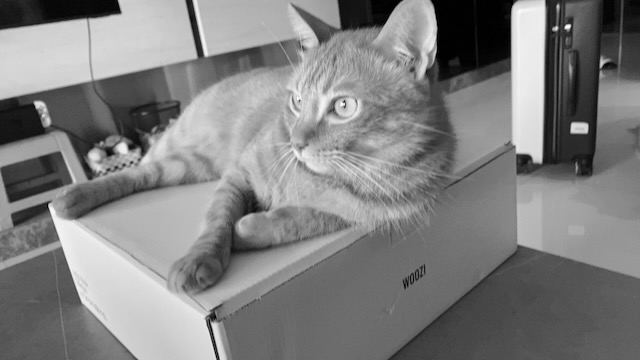
#> input picture intput.jpeg, 640 x 360 px
$ python main.py
#> lines starting #> are read from the running program, lines starting #| are printed output that depends on the picture; after the words box and inside, x2 and y2 are one past the last pixel; in counts of white or black regions, pixels touching at a corner belong together
import cv2
import sys
import numpy as np


def conv(src: np.ndarray, kernel: np.ndarray) -> np.ndarray:
    k = kernel.shape[0]
    l = kernel.shape[1]

    new_image = np.zeros_like(src)
    src = cv2.copyMakeBorder(
        src, 1, 1, 1, 1, cv2.BORDER_REPLICATE,
    )

    for i in range(src.shape[0] - 2):
        for j in range(0, src.shape[1] - 2):
            product = np.sum(
                np.multiply(
                    src[i : i + k, j : j + l],
                    kernel,
                )
            )

            if product < 0:
                product = 0
            elif product > 255:
                product = 255

            new_image[i, j] = product

    return new_image

scale = 0.2

image_name = "intput.jpeg"
image = cv2.imread(image_name, cv2.IMREAD_GRAYSCALE)
#> image is the input picture: shape (360, 640); min 0, max 255, mean 128

if image is None:
    print("Could not read input image")
    sys.exit()

# show the original image
cv2.imshow("Original Image", image)
cv2.waitKey(0)


# laplacian
l_kernal = np.array([[1, 1, 1], [1, -8, 1], [1, 1, 1]])
laplacian = conv(image, l_kernal)

cv2.imshow("Laplacian", laplacian)
cv2.waitKey(0)

l_sharped = cv2.addWeighted(image, 1, laplacian, -scale, 0)
l_sharped = np.where(l_sharped < 0, 0, l_sharped).astype(np.uint8)
cv2.imshow("sharp", l_sharped)
cv2.waitKey(0)

cv2.imwrite("l_sharped.jpeg", l_sharped)

g_x_kernal = np.array([[-1, -2, -1], [0, 0, 0], [1, 2, 1]])
g_y_kernal = np.array([[-1, 0, 1], [-2, 0, 2], [-1, 0, 1]])
g_x = conv(image, g_x_kernal)
#> after the loop in conv (call 2), `for i in range(src.shape[0] - 2):`:
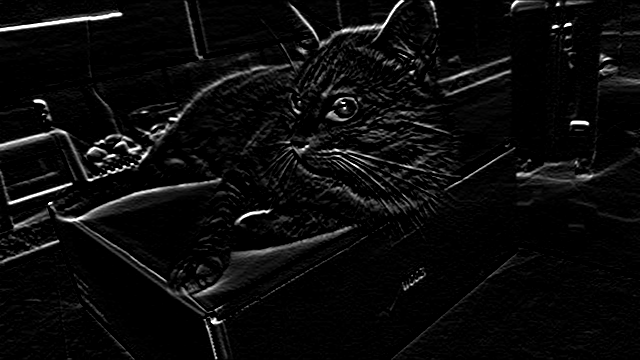
#> new_image: shape (360, 640); min 0, max 255, mean 11.6
g_y = conv(image, g_y_kernal)
#> after the loop in conv (call 3), `for i in range(src.shape[0] - 2):`:
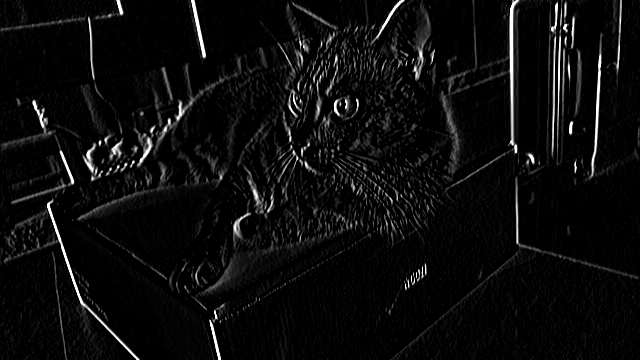
#> new_image: shape (360, 640); min 0, max 255, mean 12.1

# [5 lines of commented-out code are left out]

gradient = (g_x ** 2 + g_y ** 2) ** 0.5
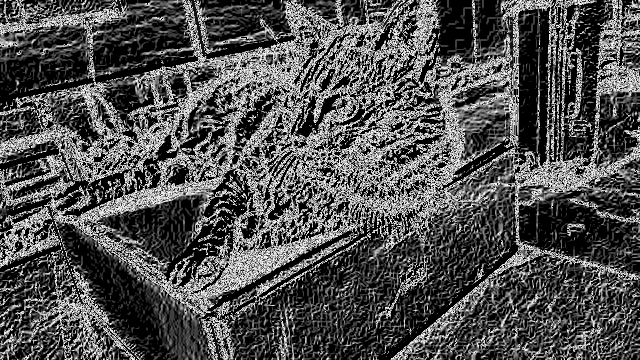
#> gradient: shape (360, 640) float64; min 0, max 15.81, mean 5.03; drawn with min black and max white

cv2.imshow("Gradient", gradient.astype(np.uint8))
cv2.waitKey(0)

average_blur_filter = np.array(
    [[1 / 9, 1 / 9, 1 / 9], [1 / 9, 1 / 9, 1 / 9], [1 / 9, 1 / 9, 1 / 9]]
)

average_gradient = conv(gradient, average_blur_filter)
#> in conv (call 4), `src = cv2.copyMakeBorder( src, 1, 1, 1, 1, cv2.BORDER_REPLICATE, )`:
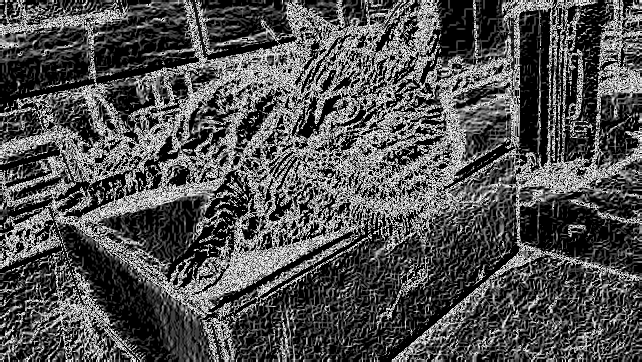
#> src: shape (362, 642) float64; min 0, max 15.81, mean 5.03; drawn with min black and max white
#> after the loop in conv (call 4), `for i in range(src.shape[0] - 2):`:
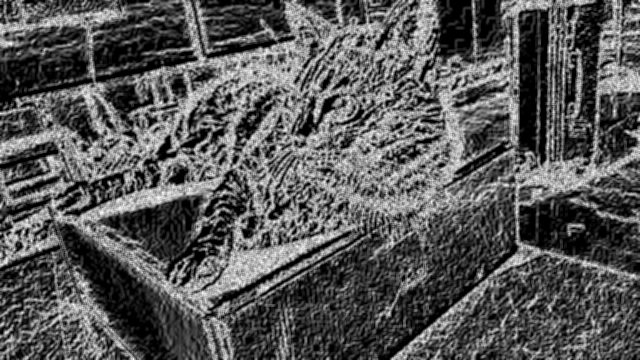
#> new_image: shape (360, 640) float64; min 0, max 14.53, mean 5.03; drawn with min black and max white

# cv2.imshow("Average Gradient", average_gradient)
# cv2.waitKey(0)

mask = np.zeros_like(average_gradient)
cv2.normalize(average_gradient, mask, 0.0, 1.0, cv2.NORM_MINMAX)
mask = np.where(mask < 0.5, 0, 1).astype(np.uint8)
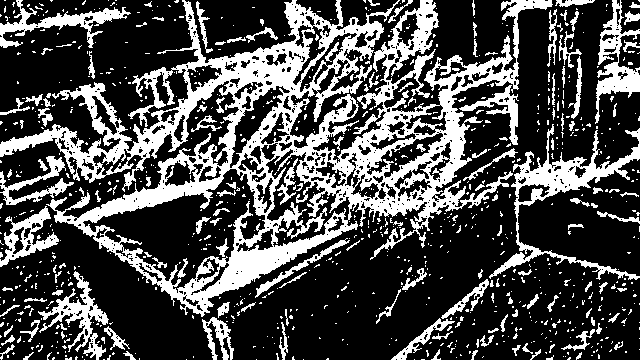
#> mask: shape (360, 640); values 0 (black) and 1 (white), 29.8% white; 897 white regions (759 under 20 px), largest, box (x1, y1, x2, y2) and area: (0, 0, 553, 317) 43397, (489, 124, 640, 280) 3987, (595, 0, 640, 124) 1894

enhanced_detail = cv2.multiply(mask, laplacian).astype(np.uint8)
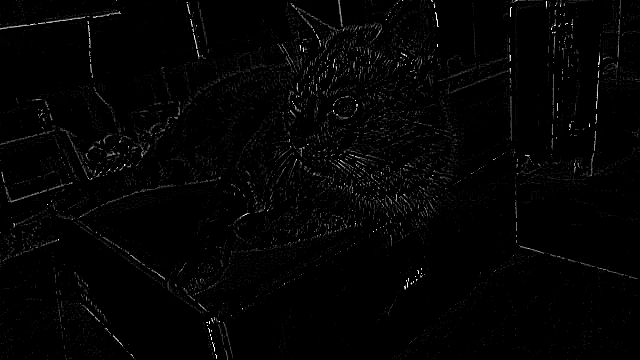
#> enhanced_detail: shape (360, 640); min 0, max 255, mean 3.7

cv2.imshow("Enhanced Detail", enhanced_detail)
cv2.waitKey(0)

result = cv2.addWeighted(image, 1, enhanced_detail, -scale, 0)

outputFile = "output.jpeg"
cv2.imwrite(outputFile, result)

cv2.imshow("output", result)
cv2.waitKey(0)

cv2.destroyAllWindows()
